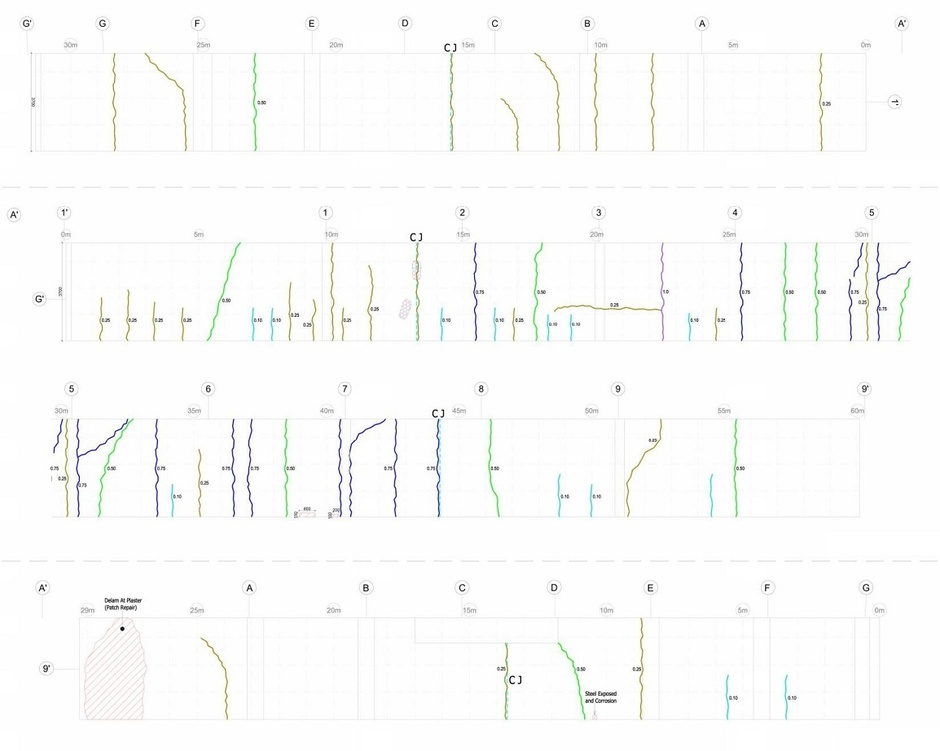
#> input picture AI_ML_OpenCV/2_OpenCV/4_Lines/lines.jpg, 940 x 751 px, shrunk from 1154 x 922 before the run
$ python lines.py
#> lines starting #> are read from the running program, lines starting #| are printed output that depends on the picture; after the words box and inside, x2 and y2 are one past the last pixel; in counts of white or black regions, pixels touching at a corner belong together
import cv2
import numpy as np

#Read the image from same directory where this program is
img = cv2.imread('lines.jpg')
#> img is the input picture: shape (751, 940, 3); mean B, G, R 250.6, 251.3, 250.9


#Convert the image to a gray-scale image
gray = cv2.cvtColor(img, cv2.COLOR_BGR2GRAY)
cv2.imshow("Gray", gray)
cv2.waitKey(0)

#Use the edge detection method on the image
edges = cv2.Canny(gray, 50, 150, apertureSize = 5)
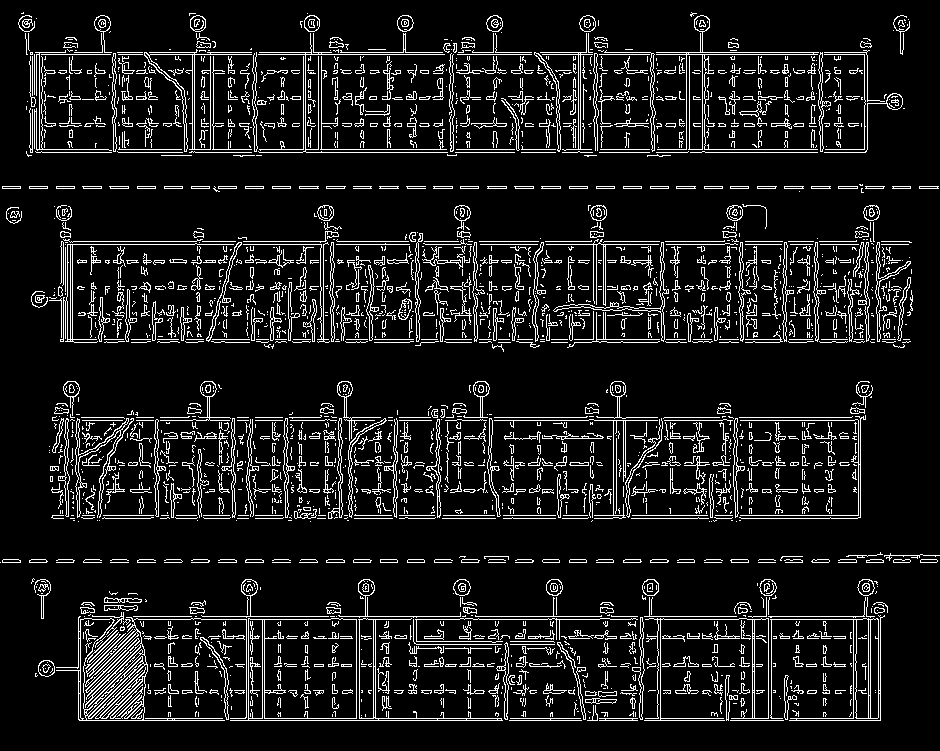
#> edges: shape (751, 940); 10.1% white in thin lines or dots

#It will return r and theta values
lines = cv2.HoughLines(edges, 1, np.pi/180, 200)
#> lines = 73 rows, first 8: [54, 1.57], [149, 1.57], [720, 1.57], [152, 1.57], [244, 1.57], [52, 1.57], [241, 1.57], [718, 1.57]

#Below loop will run till the values are in the range of 2d array
for r, theta in lines[0]:
    #Store value of cos(theta) in a
    a = np.cos(theta)
    #Store value of sin(theta) in b
    b = np.sin(theta)

    #x0 is r . cos (theta)
    x0 = a * r
    y0 = b * r

    x1 = int(x0 + 1000 * (-b))
    y1 = int(y0 + 1000 * (a))

    x2 = int(x0 - 1000 * (-b))
    y2 = int(y0 - 1000 * (a))

    #Draw line from (x1, y1) to (x2, y2) with color red (0, 0, 255)
    cv2.line(img, (x1, y1), (x2, y2), (0, 0, 255), 2)
#> this loop made 1 pass
#> (r, theta, a, b, x0, y0, x1, y1) on pass 1: (54, 1.57, -4.37e-08, 1, -2.36e-06, 54, -1000, 53)
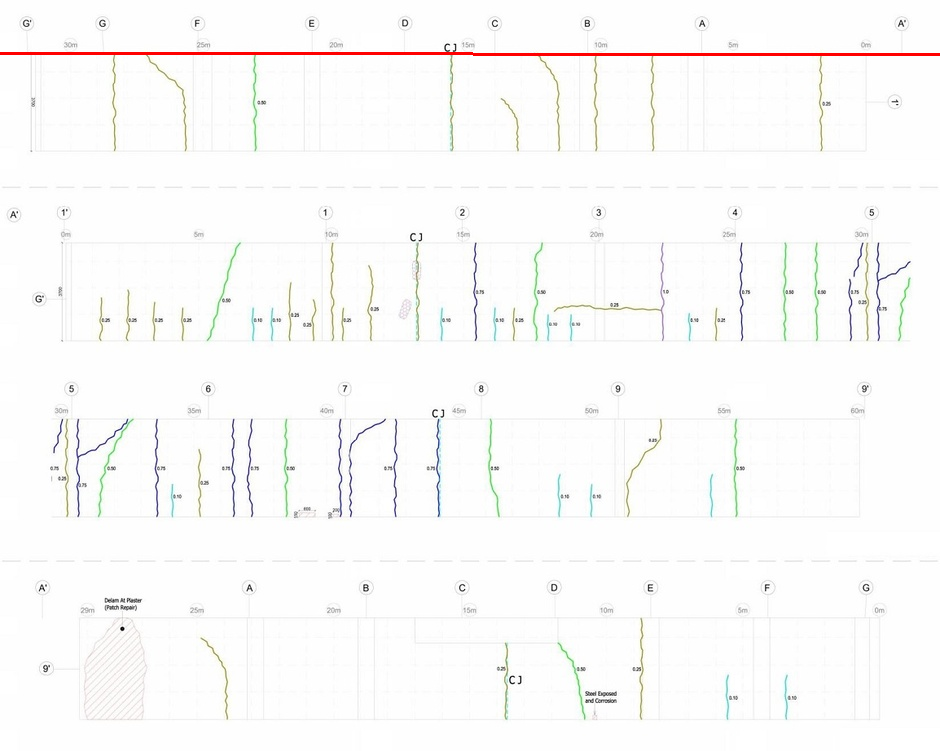
#> img: shape (751, 940, 3); 0.4% of pixels changed, all inside (x1, y1, x2, y2) = (0, 52, 940, 56)

cv2.imwrite('detected.jpg', img)
